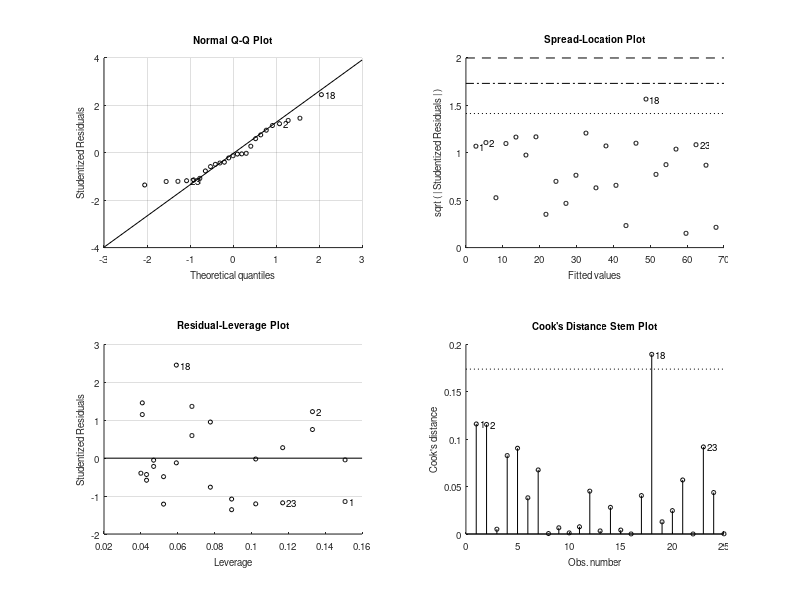
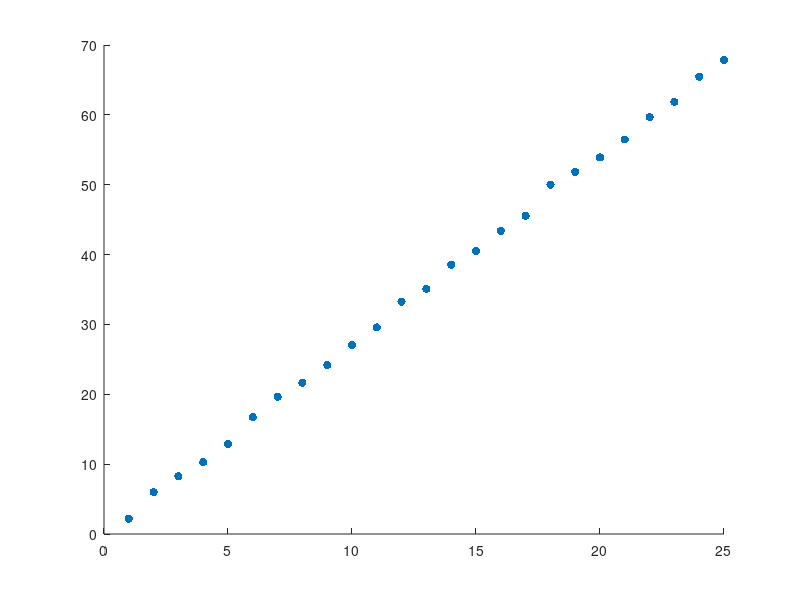

These figures' MATLAB source, in order: (Note: this script raises an error after producing the figures.)
%%
%Simple Linear Regression

x = 1:25;
y = x*2.7 + randn(size(x))*0.5;
mdl = fitlm(x', y');

% Data points
figure;
scatter(x, y, 'filled', 'DisplayName', 'Data Points');
hold on;

% Linear regression line
x_range = min(x):0.01:max(x);
y_pred = predict(mdl, x_range');
plot(x_range, y_pred, 'r-', 'LineWidth', 2, 'DisplayName', 'Linear Regression');

title('Linear Regression Example');
xlabel('X-axis');
ylabel('Y-axis');
legend('Location', 'northwest');
grid on;

%%
% Multiple Linear Regression

rng(123); % Seed for reproducibility
num_samples = 100;
X1 = randn(num_samples, 1);
X2 = randn(num_samples, 1);
X3 = randn(num_samples, 1);
Y = 2*X1 + 3*X2 - 0.5*X3 + 5 + 0.5*randn(num_samples, 1);

data = table(X1, X2, X3, Y, 'VariableNames', {'X1', 'X2', 'X3', 'Y'});

% Fit multiple linear regression model
mdl = fitlm(data, 'Y ~ X1 + X2 + X3');

disp('Regression Coefficients:');
disp(mdl.Coefficients.Estimate);

Y_pred = predict(mdl, data);

% Subplot 1: Actual vs. Predicted Values
subplot(1, 2, 1);
scatter(data.Y, Y_pred, 'filled');
title('Actual vs. Predicted Values');
xlabel('Actual Y');
ylabel('Predicted Y');
grid on;

% Subplot 2: Residuals vs. Fitted Values
subplot(1, 2, 2);
plotResiduals(mdl, 'fitted');
title('Residuals vs. Fitted Values');
xlabel('Fitted Values');
ylabel('Residuals');
grid on;
